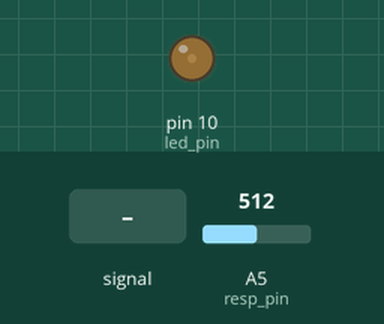
Bench run of a sketch on a simulated Arduino Uno, built with avr-gcc and run on an emulated ATmega328P. Parts: output pins drawn as LEDs (lit = HIGH). Inputs (shaded band) come from the test bench; at power-on: A5 (resp_pin) = 512. What the sketch prints to the serial monitor is not drawn.

Above: at 1.2 s.
1.3 s: A5 (resp_pin) fed a 200 Hz sine of ±255 counts around its level
At 1.45 s:
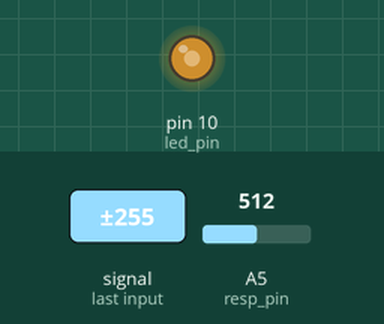
4.3 s: A5 (resp_pin) set to 716
At 5.3 s:
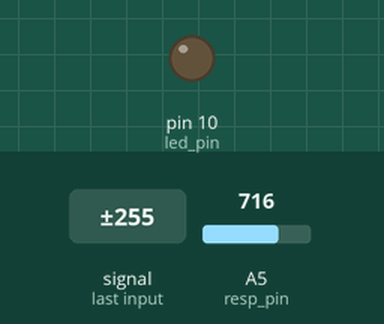
5.8 s: A5 (resp_pin) set to 592
7.3 s: A5 (resp_pin) set to 574
At 7.7 s:
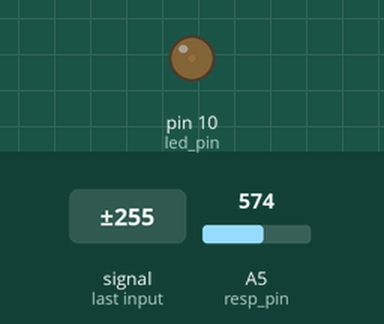
8.8 s: A5 (resp_pin) set to 122
At 10.0 s:
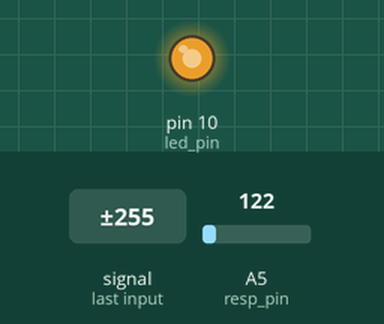
10.3 s: A5 (resp_pin) set to 900
At 11.2 s:
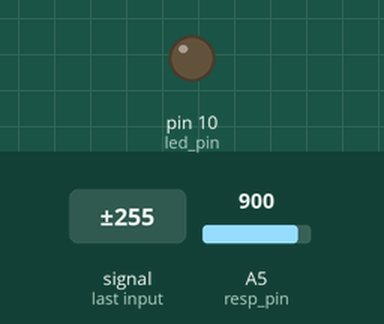
Timing chart, 0 to 12.8 s (numbered marks = the images above; inputs shaded):
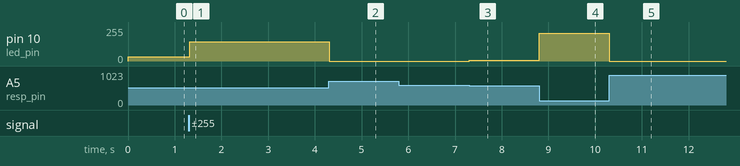

The sketch:

10000.ino
```cpp
const int led_pin = 10 ;
const int resp_pin = A5;


void setup() {
  pinMode(led_pin,OUTPUT);
  pinMode(resp_pin,INPUT);
  Serial.begin(9600);
}

void loop(){
  // 15 600
/*int r = analogRead(resp_pin);
int r1 = map(analogRead(resp_pin),15 ,583, 255,0);
r1 = constrain( map(analogRead(resp_pin),15 ,583, 255,0),0,255);
analogWrite(led_pin,r1);*/
analogWrite(led_pin,constrain( map(analogRead(resp_pin),15 ,583, 255,0),0,255));


Serial.println(constrain( map(analogRead(resp_pin),15 ,583, 255,0),0,255));


}


/*{
  analogWrite(led_pin,0);
  delay(500);
  analogWrite(led_pin,100);
  delay(500);
  analogWrite(led_pin,255);
  delay(500);
  analogWrite(led_pin,100);
  delay(500);
  analogWrite(led_pin,0);
  delay(500);*/
```

Measured:
- after the input at 1.3 s, pin 10 (led_pin): 32/255 → 146/255 at once
- after the input at 4.3 s, pin 10 (led_pin): 146/255 → 0/255 at once
- after the input at 7.3 s, pin 10 (led_pin): 0/255 → 5/255 at once
- after the input at 8.8 s, pin 10 (led_pin): 5/255 → 207/255 at once
- after the input at 10.3 s, pin 10 (led_pin): 207/255 → 0/255 at once
